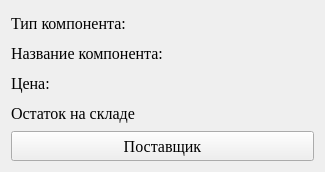
<?xml version="1.0" encoding="UTF-8"?>
<ui version="4.0">
 <class>ComponentInWork</class>
 <widget class="QWidget" name="ComponentInWork">
  <property name="geometry">
   <rect>
    <x>0</x>
    <y>0</y>
    <width>325</width>
    <height>170</height>
   </rect>
  </property>
  <property name="windowTitle">
   <string>Form</string>
  </property>
  <layout class="QVBoxLayout" name="verticalLayout">
   <item>
    <layout class="QVBoxLayout" name="verticalLayout_2">
     <property name="spacing">
      <number>5</number>
     </property>
     <item>
      <widget class="QLabel" name="component_type">
       <property name="minimumSize">
        <size>
         <width>0</width>
         <height>25</height>
        </size>
       </property>
       <property name="maximumSize">
        <size>
         <width>16777215</width>
         <height>25</height>
        </size>
       </property>
       <property name="font">
        <font>
         <family>Times New Roman</family>
         <pointsize>12</pointsize>
        </font>
       </property>
       <property name="text">
        <string>Тип компонента:</string>
       </property>
      </widget>
     </item>
     <item>
      <widget class="QLabel" name="component_name">
       <property name="minimumSize">
        <size>
         <width>0</width>
         <height>25</height>
        </size>
       </property>
       <property name="maximumSize">
        <size>
         <width>312321</width>
         <height>25</height>
        </size>
       </property>
       <property name="font">
        <font>
         <family>Times New Roman</family>
         <pointsize>12</pointsize>
        </font>
       </property>
       <property name="text">
        <string>Название компонента:</string>
       </property>
      </widget>
     </item>
     <item>
      <widget class="QLabel" name="component_cost">
       <property name="minimumSize">
        <size>
         <width>0</width>
         <height>25</height>
        </size>
       </property>
       <property name="maximumSize">
        <size>
         <width>16777215</width>
         <height>25</height>
        </size>
       </property>
       <property name="font">
        <font>
         <family>Times New Roman</family>
         <pointsize>12</pointsize>
        </font>
       </property>
       <property name="text">
        <string>Цена:</string>
       </property>
      </widget>
     </item>
     <item>
      <widget class="QLabel" name="component_quantity">
       <property name="minimumSize">
        <size>
         <width>0</width>
         <height>25</height>
        </size>
       </property>
       <property name="maximumSize">
        <size>
         <width>200</width>
         <height>25</height>
        </size>
       </property>
       <property name="font">
        <font>
         <family>Times New Roman</family>
         <pointsize>12</pointsize>
        </font>
       </property>
       <property name="text">
        <string>Остаток на складе</string>
       </property>
      </widget>
     </item>
     <item>
      <widget class="QPushButton" name="show_supplier">
       <property name="minimumSize">
        <size>
         <width>0</width>
         <height>30</height>
        </size>
       </property>
       <property name="maximumSize">
        <size>
         <width>16777215</width>
         <height>30</height>
        </size>
       </property>
       <property name="font">
        <font>
         <family>Times New Roman</family>
         <pointsize>12</pointsize>
        </font>
       </property>
       <property name="text">
        <string>Поставщик</string>
       </property>
      </widget>
     </item>
    </layout>
   </item>
  </layout>
 </widget>
 <resources/>
 <connections/>
</ui>
